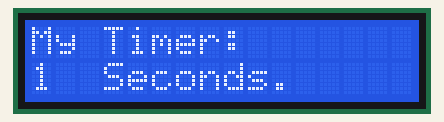
Simulated run of this sketch. Board: Arduino Uno, built with avr-gcc and run on an emulated ATmega328P. On the bench: 16×2 character LCD.

Above: at 0.1 s.
At 3.1 s:
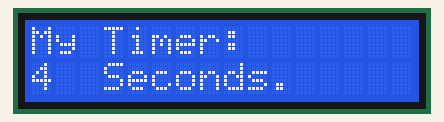
At 6.1 s:
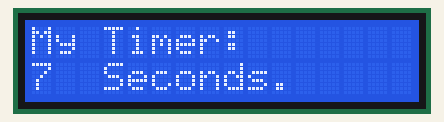
At 14.2 s:
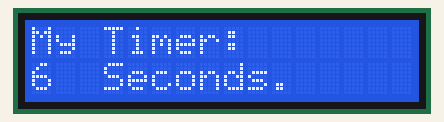
At 21.2 s:
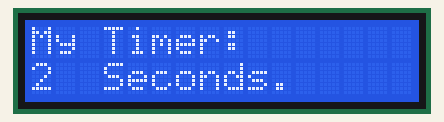
At 29.2 s:
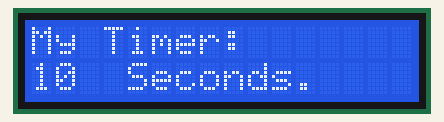

Measured:
- what the display in image 1 shows lasts 1.0 s, from 3.1 s to 4.1 s
- what the display in image 5 shows lasts 2.0 s, from 29.2 s to 31.2 s

The sketch:

sketch_aug31a_LCD_Display.ino
```cpp
#include <LiquidCrystal.h>        //load liquid crystal library
LiquidCrystal myLcd(10, 9, 5, 4, 3, 2); // Creating a liquid crystal display called myLcd
int myCounter = 0;   //declare a variable myCounter


void setup() {
 myLcd.begin(16, 2);  //Tell our arduino our LCD has 16 columnns and 2 rows
 myLcd.setCursor(0,0);  //set Lcd cursor to upper left corner
 myLcd.print("My Timer: ");   //print out the first line

}

void loop() {
   for(myCounter = 1; myCounter<=10; myCounter+=1){
  myLcd.setCursor(0,1);   //Set the cursor to first column(column 0) and second row(row 1)
  myLcd.print("                ");      //Clears the line


  myLcd.setCursor(0,1);   //Set the cursor to first column(column 0) and second row(row 1)
  myLcd.print(myCounter);      //print myCounter
  myLcd.print("  Seconds.");   //print units
  delay(1000);               //delay for 1 second


   }
   for(myCounter = 10; myCounter>=1; myCounter-=1){
   myLcd.setCursor(0,1);   //Set the cursor to first column(column 0) and second row(row 1)
  myLcd.print("                ");      //Clears the line

  myLcd.setCursor(0,1);   //Set the cursor to first column(column 0) and second row(row 1)
  myLcd.print(myCounter);      //print myCounter
  myLcd.print("  Seconds.");   //print units
  delay(1000);               //delay for 1 second

   }
}
```
